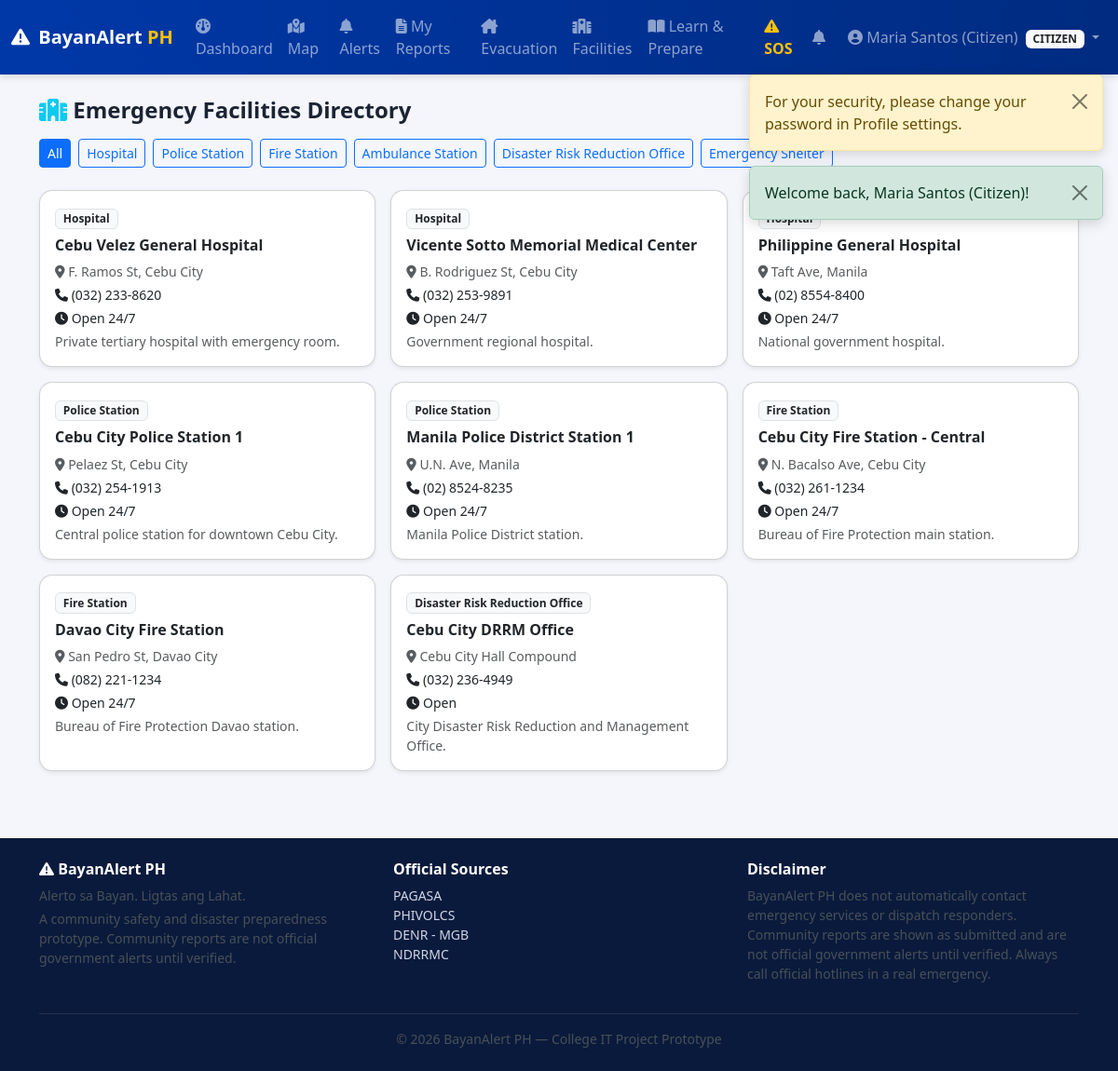
Screenshot of /citizen/facilities.php (signed in) with the database file from the repository.
### tables this page shows
CREATE TABLE emergency_facilities (
    id INT UNSIGNED AUTO_INCREMENT PRIMARY KEY,
    name VARCHAR(200) NOT NULL,
    type ENUM('Hospital','Police Station','Fire Station','Ambulance Station','Disaster Risk Reduction Office','Emergency Shelter') NOT NULL,
    address VARCHAR(255) NOT NULL,
    province VARCHAR(100) DEFAULT NULL,
    city VARCHAR(100) DEFAULT NULL,
    contact_number VARCHAR(50) DEFAULT NULL,
    latitude DECIMAL(10,7) NOT NULL,
    longitude DECIMAL(10,7) NOT NULL,
    opening_status ENUM('Open 24/7','Open','Closed') NOT NULL DEFAULT 'Open 24/7',
    description TEXT DEFAULT NULL,
    is_sample TINYINT(1) NOT NULL DEFAULT 1,
    created_at DATETIME NOT NULL DEFAULT CURRENT_TIMESTAMP,
    updated_at DATETIME NOT NULL DEFAULT CURRENT_TIMESTAMP ON UPDATE CURRENT_TIMESTAMP,
    INDEX idx_facilities_type (type),
    INDEX idx_facilities_location (province, city)
);

### includes/functions.php (called while the page is built, shortened)
<?php
function e(?string $value): string
{
    return htmlspecialchars($value ?? '', ENT_QUOTES, 'UTF-8');
}

### citizen/facilities.php (the view, shortened to what this page needs)
<?php
require_once __DIR__ . '/../includes/auth.php';
$db = getDB();
$typeFilter = $_GET['type'] ?? '';
$types = ['Hospital','Police Station','Fire Station','Ambulance Station','Disaster Risk Reduction Office','Emergency Shelter'];
if ($typeFilter && in_array($typeFilter, $types, true)) {
    $stmt = $db->prepare("SELECT * FROM emergency_facilities WHERE type = ? ORDER BY city, name");
    $stmt->execute([$typeFilter]);
} else {
    $stmt = $db->query("SELECT * FROM emergency_facilities ORDER BY type, city, name");
}
$facilities = $stmt->fetchAll();
require_once __DIR__ . '/../includes/header.php';
require_once __DIR__ . '/../includes/navbar.php';
?>
<div class="container py-4">
  <h4 class="fw-bold mb-3"><i class="fa-solid fa-hospital text-info"></i> Emergency Facilities Directory</h4>
  <div class="d-flex flex-wrap gap-2 mb-4">
    <a href="facilities.php" class="btn btn-sm <?= $typeFilter === '' ? 'btn-primary' : 'btn-outline-primary' ?>">All</a>
    <?php foreach ($types as $t): ?>
      <a href="facilities.php?type=<?= urlencode($t) ?>" class="btn btn-sm <?= $typeFilter === $t ? 'btn-primary' : 'btn-outline-primary' ?>"><?= e($t) ?></a>
    <?php endforeach; ?>
  </div>
  <?php if (empty($facilities)): ?>
    <p class="text-muted">No facilities found for this filter.</p>
  <?php else: ?>
  <div class="row g-3">
    <?php foreach ($facilities as $f): ?>
    <div class="col-md-6 col-lg-4">
      <div class="card h-100 shadow-sm">
        <div class="card-body">
          <span class="badge bg-light text-dark border mb-2"><?= e($f['type']) ?></span>
          <h6 class="fw-bold"><?= e($f['name']) ?></h6>
          <p class="small text-muted mb-1"><i class="fa-solid fa-location-dot"></i> <?= e($f['address']) ?></p>
          <p class="small mb-1"><i class="fa-solid fa-phone"></i> <?= e($f['contact_number'] ?: 'Not listed') ?></p>
          <p class="small mb-1"><i class="fa-solid fa-clock"></i> <?= e($f['opening_status']) ?></p>
          <p class="small text-muted mb-0"><?= e($f['description']) ?></p>
        </div>
      </div>
    </div>
    <?php endforeach; ?>
  </div>
  <?php endif; ?>
</div>
<?php require_once __DIR__ . '/../includes/footer.php'; ?>

### assets/css/style.css (style rules this page uses)
:root { --bayan-blue: #0038a8; --bayan-red: #ce1126; --bayan-yellow: #fcd116; --bayan-dark: #0a1a3c; }
body { font-family: 'Segoe UI', Roboto, -apple-system, sans-serif; background-color: #f4f6fb; color: #1c2333; }
.card { border-radius: 14px; }

### rows the page displays
emergency_facilities: type "Hospital", name "Cebu Velez General Hospital", address "F. Ramos St, Cebu City", contact_number "(032) 233-8620", opening_status "Open 24/7", description "Private tertiary hospital with emergency room."
emergency_facilities: type "Hospital", name "Vicente Sotto Memorial Medical Center", address "B. Rodriguez St, Cebu City", contact_number "(032) 253-9891", opening_status "Open 24/7", description "Government regional hospital."
emergency_facilities: name "Philippine General Hospital", address "Taft Ave, Manila", contact_number "(02) 8554-8400", opening_status "Open 24/7", description "National government hospital."
emergency_facilities: type "Police Station", name "Cebu City Police Station 1", address "Pelaez St, Cebu City", contact_number "(032) 254-1913", opening_status "Open 24/7", description "Central police station for downtown Cebu City."
emergency_facilities: type "Police Station", name "Manila Police District Station 1", address "U.N. Ave, Manila", contact_number "(02) 8524-8235", opening_status "Open 24/7", description "Manila Police District station."
emergency_facilities: type "Fire Station", name "Cebu City Fire Station - Central", address "N. Bacalso Ave, Cebu City", contact_number "(032) 261-1234", opening_status "Open 24/7", description "Bureau of Fire Protection main station."
emergency_facilities: type "Fire Station", name "Davao City Fire Station", address "San Pedro St, Davao City", contact_number "(082) 221-1234", opening_status "Open 24/7", description "Bureau of Fire Protection Davao station."
emergency_facilities: type "Disaster Risk Reduction Office", name "Cebu City DRRM Office", address "Cebu City Hall Compound", contact_number "(032) 236-4949", opening_status "Open", description "City Disaster Risk Reduction and Management Office."

### other values shown
$f['message'] "For your security, please change your password in Profile settings."
$f['message'] "Welcome back, Maria Santos (Citizen)!"
$user['name'] "Maria Santos (Citizen)"
$role "CITIZEN"
$t "Hospital"
$t "Police Station"
$t "Fire Station"
$t "Ambulance Station"
$t "Disaster Risk Reduction Office"
$t "Emergency Shelter"
